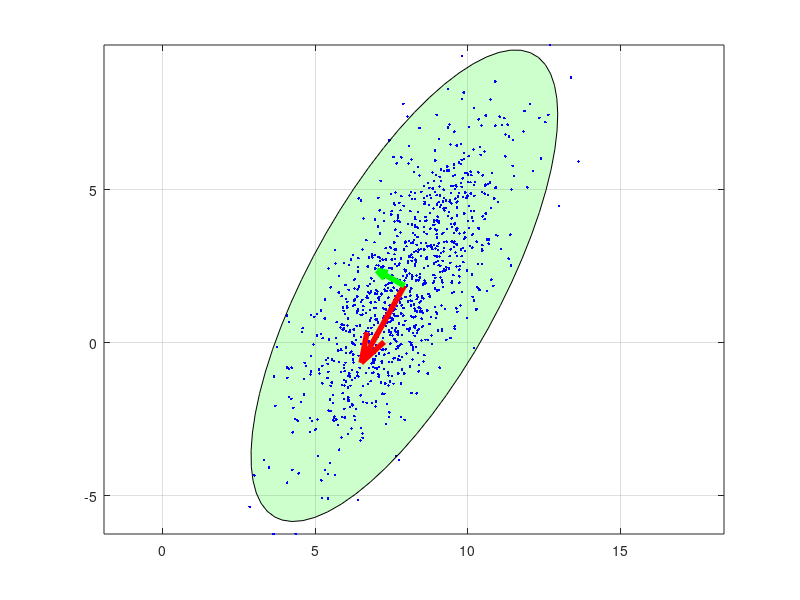

MATLAB code to generate this figure:
%% Matlab script for explaining how to calculate the PCA
%% Written by Philippe Lucidarme
%% http://www.lucidarme.me
close all;clear all;clc;


%% Parameters tuning

% Number of sample 
N=1000;

% Standard deviation along X and Y
StdX=3;
StdY=1;

% Offset along X and Y
offsetX = 8;
offsetY = 2;

% Rotation of sample (correlation)
alpha=pi/3;


%% Create random sample
X = randn(N,2);
X = X*[StdX,0;0,StdY]';
X = X*[cos(alpha) , -sin(alpha) ; sin(alpha) , cos(alpha) ]';
X = X+[offsetX offsetY];

%% Plot set of points
plot (X(:,1),X(:,2),'.b');
grid on; hold on;
axis square equal;



%% Compute center
Xc = mean(X)'


%% Compute covariance 
Sigma=cov(X-Xc')


%% Perform singular value decomposition
[U,S,D]=svd(Sigma)


%% Display results (an ellipse with 3x standard deviation)
%% The ellipse must contain 99% of the samples
a=[0:0.1:2*pi];
Xu=[cos(a);sin(a)];
Xu= (U*sqrt(S)) * Xu;
patch (Xc(1)+3*Xu(1,:),Xc(2)+3*Xu(2,:),'g','FaceAlpha',0.2);

% Compute and display Standard deviations:
std = sqrt(S)

% Compute and display angle
alpha = atan2(U(1,2), U(1,1))


%% Display PCA vectors
u=U*sqrt(S)*[1 ; 0]
v=U*sqrt(S)*[0 ; 1]
drawArrow = @(P1,P2,c) quiver( P1(1),P1(2),P2(1)-P1(1),P2(2)-P1(2),0, c, 'LineWidth', 4 );
drawArrow(Xc, Xc+u, 'r');
drawArrow(Xc, Xc+v, 'g');



